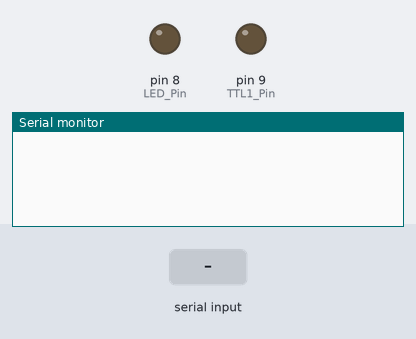
This sketch was run on a simulated Arduino Uno, built with avr-gcc and run on an emulated ATmega328P. On the bench: output pins drawn as LEDs (lit = HIGH), the last lines printed to the serial monitor. Inputs (shaded band) come from the test bench.

Above: at 1.2 s.
1.3 s: "s\n" received over Serial
At 1.9 s:
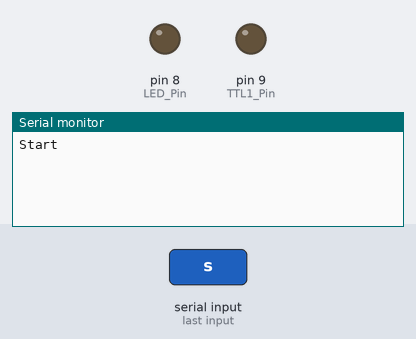
7.3 s: "p\n" received over Serial
At 8.3 s:
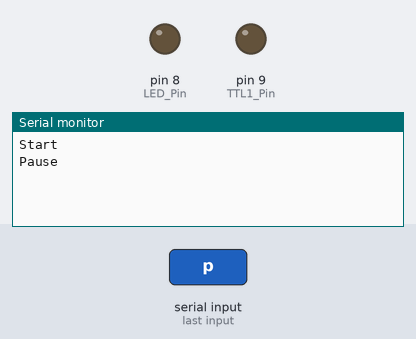

Measured:
- after the input at 1.3 s, the serial monitor: prints a new line at once (image 1)
- after the input at 7.3 s, the serial monitor: prints a new line at once (image 2)

The sketch:

BNCbreakout_kbControl.ino
```cpp
/*
Keyboard Commands:
s - start
p - pause
 */
String inputString = "";         // a string to hold incoming data
boolean stringComplete = false;  // whether the string is complete
const int LED_Pin = 8;
const int TTL1_Pin=9;            // Pulse pin
boolean StimStatus = false;      // Stim is on or off
int letterCount;

void setup() {
  // initialize serial:
  Serial.begin(9600);
  // reserve 200 bytes for the inputString:
  inputString.reserve(200);
  pinMode(LED_Pin, OUTPUT);
  pinMode(TTL1_Pin, OUTPUT);
}

void loop() {
  // print the string when a newline arrives:
  if (stringComplete) {
    // clear the string:
    if (inputString[0]=='s') {
      Serial.println("Start");
      StimStatus = true;
    }
    else if (inputString[0]=='p') { // inputString.equalsIgnoreCase("p")
      Serial.println("Pause");
      StimStatus = false;
    }
    else {
      for (letterCount = 0; letterCount < sizeof(inputString) - 1; letterCount++){
        Serial.print(letterCount, DEC);
        Serial.print(" = ");
        Serial.write(inputString[letterCount]);
        Serial.println();
      }
//      Serial.println(sizeof(inputString));
//      Serial.println(StimStatus);
    }
    inputString = "";
    stringComplete = false;
  }

  if (StimStatus==true) {
//    Serial.println("Pulse");
    digitalWrite(LED_Pin, HIGH);   // turn green LED on
    digitalWrite(TTL1_Pin, HIGH);   // trigger laser
    delay(2);              // wait for a 25ms
    digitalWrite(LED_Pin, LOW);    // turn green LED off
    digitalWrite(TTL1_Pin, LOW);    // end laser pulse
    delay(98); // wait for a 475ms
  }
}

void serialEvent() {
  while (Serial.available()) {
    // get the new byte:
    char inChar = (char)Serial.read();
    // add it to the inputString:
    inputString += inChar;
    // if the incoming character is a newline, set a flag
    // so the main loop can do something about it:
    if (inChar == '\n') {
      stringComplete = true;
    }
  }
}
```
